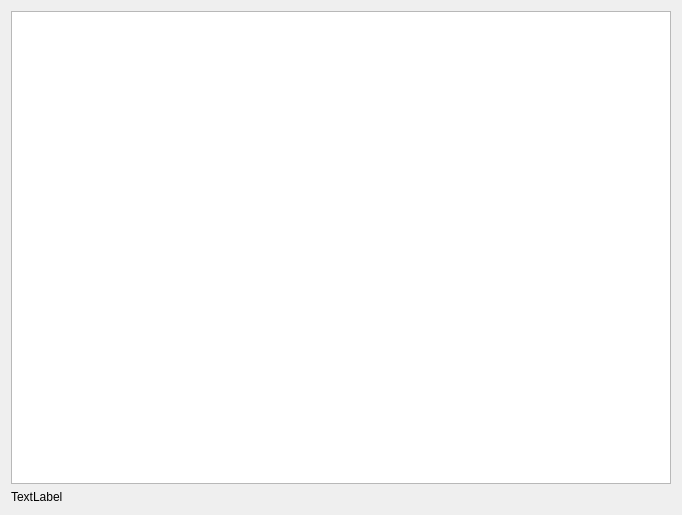
<?xml version="1.0" encoding="UTF-8"?>
<ui version="4.0">
 <class>FileManager</class>
 <widget class="QWidget" name="FileManager">
  <property name="geometry">
   <rect>
    <x>0</x>
    <y>0</y>
    <width>682</width>
    <height>515</height>
   </rect>
  </property>
  <property name="windowTitle">
   <string>FileManager</string>
  </property>
  <layout class="QVBoxLayout" name="verticalLayout">
   <item>
    <widget class="QListView" name="listView"/>
   </item>
   <item>
    <widget class="QLabel" name="label">
     <property name="sizePolicy">
      <sizepolicy hsizetype="Preferred" vsizetype="Fixed">
       <horstretch>0</horstretch>
       <verstretch>0</verstretch>
      </sizepolicy>
     </property>
     <property name="text">
      <string>TextLabel</string>
     </property>
    </widget>
   </item>
  </layout>
 </widget>
 <layoutdefault spacing="6" margin="11"/>
 <resources/>
 <connections/>
</ui>
